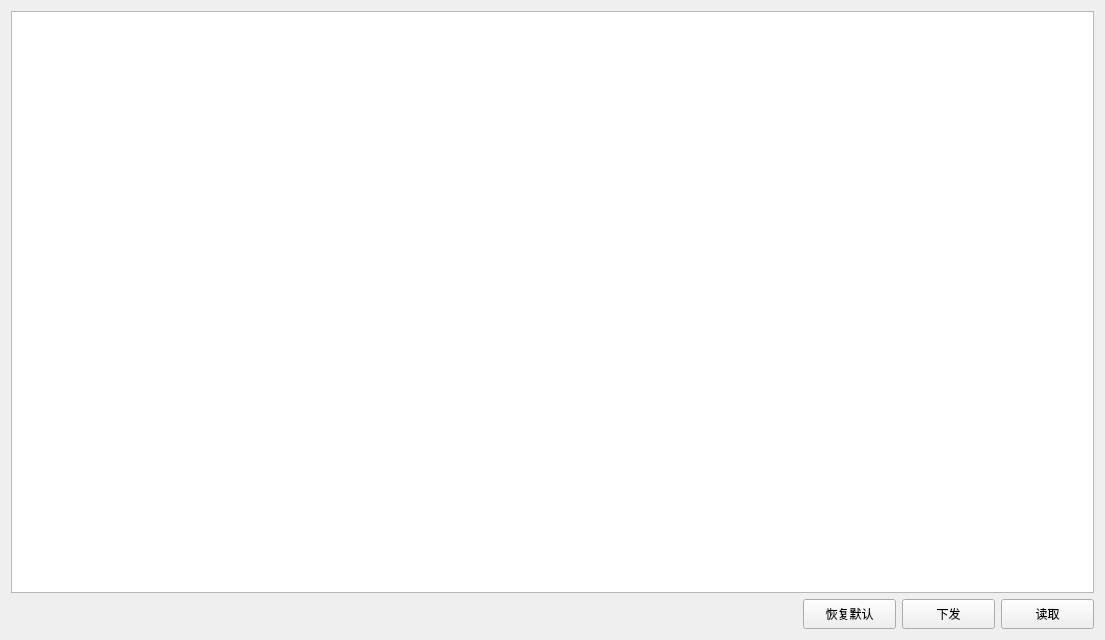
<?xml version="1.0" encoding="UTF-8"?>
<ui version="4.0">
 <class>dtuparamClass</class>
 <widget class="QWidget" name="dtuparamClass">
  <property name="geometry">
   <rect>
    <x>0</x>
    <y>0</y>
    <width>1105</width>
    <height>640</height>
   </rect>
  </property>
  <property name="windowTitle">
   <string>dtuparam</string>
  </property>
  <layout class="QGridLayout" name="gridLayout">
   <item row="0" column="0" colspan="4">
    <widget class="QTableWidget" name="tableWidget"/>
   </item>
   <item row="1" column="0">
    <spacer name="horizontalSpacer">
     <property name="orientation">
      <enum>Qt::Horizontal</enum>
     </property>
     <property name="sizeHint" stdset="0">
      <size>
       <width>780</width>
       <height>20</height>
      </size>
     </property>
    </spacer>
   </item>
   <item row="1" column="1">
    <widget class="QPushButton" name="btn_default">
     <property name="minimumSize">
      <size>
       <width>93</width>
       <height>30</height>
      </size>
     </property>
     <property name="maximumSize">
      <size>
       <width>93</width>
       <height>30</height>
      </size>
     </property>
     <property name="text">
      <string>恢复默认</string>
     </property>
    </widget>
   </item>
   <item row="1" column="2">
    <widget class="QPushButton" name="btn_save">
     <property name="minimumSize">
      <size>
       <width>93</width>
       <height>30</height>
      </size>
     </property>
     <property name="maximumSize">
      <size>
       <width>93</width>
       <height>30</height>
      </size>
     </property>
     <property name="text">
      <string>下发</string>
     </property>
    </widget>
   </item>
   <item row="1" column="3">
    <widget class="QPushButton" name="btn_read">
     <property name="minimumSize">
      <size>
       <width>93</width>
       <height>30</height>
      </size>
     </property>
     <property name="maximumSize">
      <size>
       <width>93</width>
       <height>30</height>
      </size>
     </property>
     <property name="text">
      <string>读取</string>
     </property>
    </widget>
   </item>
  </layout>
 </widget>
 <layoutdefault spacing="6" margin="11"/>
 <resources/>
 <connections>
  <connection>
   <sender>btn_default</sender>
   <signal>clicked()</signal>
   <receiver>dtuparamClass</receiver>
   <slot>set_default()</slot>
   <hints>
    <hint type="sourcelabel">
     <x>847</x>
     <y>613</y>
    </hint>
    <hint type="destinationlabel">
     <x>552</x>
     <y>319</y>
    </hint>
   </hints>
  </connection>
  <connection>
   <sender>btn_read</sender>
   <signal>clicked()</signal>
   <receiver>dtuparamClass</receiver>
   <slot>read_param()</slot>
   <hints>
    <hint type="sourcelabel">
     <x>1047</x>
     <y>613</y>
    </hint>
    <hint type="destinationlabel">
     <x>552</x>
     <y>319</y>
    </hint>
   </hints>
  </connection>
  <connection>
   <sender>btn_save</sender>
   <signal>clicked()</signal>
   <receiver>dtuparamClass</receiver>
   <slot>save_param()</slot>
   <hints>
    <hint type="sourcelabel">
     <x>947</x>
     <y>613</y>
    </hint>
    <hint type="destinationlabel">
     <x>552</x>
     <y>319</y>
    </hint>
   </hints>
  </connection>
 </connections>
 <slots>
  <slot>read_param()</slot>
  <slot>save_param()</slot>
  <slot>set_default()</slot>
 </slots>
</ui>
